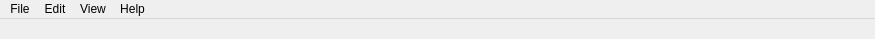
<?xml version="1.0" encoding="UTF-8"?>
<ui version="4.0">
 <class>MainWindow</class>
 <widget class="QMainWindow" name="MainWindow">
  <property name="enabled">
   <bool>true</bool>
  </property>
  <property name="geometry">
   <rect>
    <x>0</x>
    <y>0</y>
    <width>875</width>
    <height>39</height>
   </rect>
  </property>
  <property name="minimumSize">
   <size>
    <width>300</width>
    <height>39</height>
   </size>
  </property>
  <property name="windowTitle">
   <string>Solar Car Timing Utility</string>
  </property>
  <widget class="QWidget" name="centralwidget">
   <property name="enabled">
    <bool>false</bool>
   </property>
  </widget>
  <widget class="QMenuBar" name="mainMenuBar">
   <property name="geometry">
    <rect>
     <x>0</x>
     <y>0</y>
     <width>875</width>
     <height>20</height>
    </rect>
   </property>
   <widget class="QMenu" name="menuFile">
    <property name="title">
     <string>File</string>
    </property>
    <addaction name="actionNew"/>
    <addaction name="actionOpen"/>
    <addaction name="actionRecent"/>
    <addaction name="separator"/>
    <addaction name="actionSave"/>
    <addaction name="actionSaveAs"/>
    <addaction name="separator"/>
    <addaction name="actionUpload"/>
    <addaction name="separator"/>
    <addaction name="actionClose"/>
    <addaction name="separator"/>
    <addaction name="actionQuit"/>
   </widget>
   <widget class="QMenu" name="menuEdit">
    <property name="title">
     <string>Edit</string>
    </property>
    <addaction name="actionUndo"/>
    <addaction name="actionRedo"/>
    <addaction name="separator"/>
    <addaction name="actionCopy"/>
    <addaction name="actionCut"/>
    <addaction name="actionPaste"/>
    <addaction name="separator"/>
    <addaction name="actionSelectRow"/>
    <addaction name="actionSelectColumn"/>
    <addaction name="separator"/>
    <addaction name="actionAddCar"/>
   </widget>
   <widget class="QMenu" name="menuView">
    <property name="title">
     <string>View</string>
    </property>
    <addaction name="actionTable"/>
    <addaction name="actionSemiAuto"/>
    <addaction name="actionAuto"/>
    <addaction name="actionGraphing"/>
    <addaction name="actionLog"/>
   </widget>
   <widget class="QMenu" name="menuHelp">
    <property name="title">
     <string>Help</string>
    </property>
    <addaction name="actionAbout"/>
   </widget>
   <addaction name="menuFile"/>
   <addaction name="menuEdit"/>
   <addaction name="menuView"/>
   <addaction name="menuHelp"/>
  </widget>
  <action name="actionNew">
   <property name="text">
    <string>New</string>
   </property>
   <property name="shortcut">
    <string>Shift+N</string>
   </property>
  </action>
  <action name="actionOpen">
   <property name="text">
    <string>Open</string>
   </property>
   <property name="shortcut">
    <string>Shift+O</string>
   </property>
  </action>
  <action name="actionClose">
   <property name="text">
    <string>Close</string>
   </property>
   <property name="shortcut">
    <string>Shift+W</string>
   </property>
  </action>
  <action name="actionTable">
   <property name="checkable">
    <bool>false</bool>
   </property>
   <property name="checked">
    <bool>false</bool>
   </property>
   <property name="text">
    <string>Table</string>
   </property>
  </action>
  <action name="actionSemiAuto">
   <property name="checkable">
    <bool>false</bool>
   </property>
   <property name="text">
    <string>Semi-Auto</string>
   </property>
  </action>
  <action name="actionAuto">
   <property name="checkable">
    <bool>false</bool>
   </property>
   <property name="text">
    <string>Auto</string>
   </property>
  </action>
  <action name="actionLog">
   <property name="checkable">
    <bool>false</bool>
   </property>
   <property name="text">
    <string>Log</string>
   </property>
  </action>
  <action name="actionAbout">
   <property name="text">
    <string>About</string>
   </property>
  </action>
  <action name="actionCopy">
   <property name="text">
    <string>Copy</string>
   </property>
   <property name="shortcut">
    <string>Ctrl+C</string>
   </property>
  </action>
  <action name="actionCut">
   <property name="text">
    <string>Cut</string>
   </property>
   <property name="shortcut">
    <string>Ctrl+X</string>
   </property>
  </action>
  <action name="actionPaste">
   <property name="text">
    <string>Paste</string>
   </property>
   <property name="shortcut">
    <string>Ctrl+V</string>
   </property>
  </action>
  <action name="actionRecent">
   <property name="text">
    <string>Recent</string>
   </property>
  </action>
  <action name="actionSave">
   <property name="text">
    <string>Save</string>
   </property>
   <property name="shortcut">
    <string>Shift+S</string>
   </property>
  </action>
  <action name="actionSaveAs">
   <property name="text">
    <string>Save as</string>
   </property>
   <property name="shortcut">
    <string>Ctrl+Shift+S</string>
   </property>
  </action>
  <action name="actionQuit">
   <property name="text">
    <string>Quit</string>
   </property>
   <property name="shortcut">
    <string>Shift+Q</string>
   </property>
  </action>
  <action name="actionUndo">
   <property name="text">
    <string>Undo</string>
   </property>
   <property name="shortcut">
    <string>Shift+Z</string>
   </property>
  </action>
  <action name="actionRedo">
   <property name="text">
    <string>Redo</string>
   </property>
   <property name="shortcut">
    <string>Ctrl+Shift+Z</string>
   </property>
  </action>
  <action name="actionSelectRow">
   <property name="text">
    <string>Select Row</string>
   </property>
   <property name="shortcut">
    <string>Ctrl+A</string>
   </property>
  </action>
  <action name="actionSelectColumn">
   <property name="text">
    <string>Select Column</string>
   </property>
   <property name="shortcut">
    <string>Ctrl+Shift+A</string>
   </property>
  </action>
  <action name="actionGraphing">
   <property name="text">
    <string>Graphing</string>
   </property>
  </action>
  <action name="actionAddCar">
   <property name="text">
    <string>Add Car</string>
   </property>
  </action>
  <action name="actionUpload">
   <property name="text">
    <string>Upload</string>
   </property>
  </action>
 </widget>
 <resources/>
 <connections/>
</ui>
